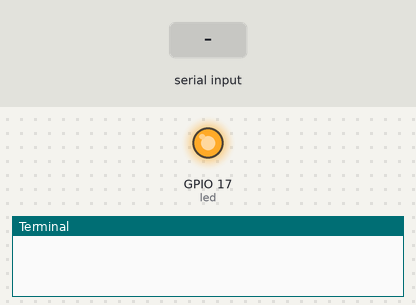
A program run on a simulated Raspberry Pi (BCM pin numbers). Shown: output pins drawn as LEDs (lit = HIGH), the last lines printed to the terminal. The test bench sets the inputs (shaded band).

Above: at 3.2 s.
3.3 s: "{\n" received over the second serial link
At 6.2 s:
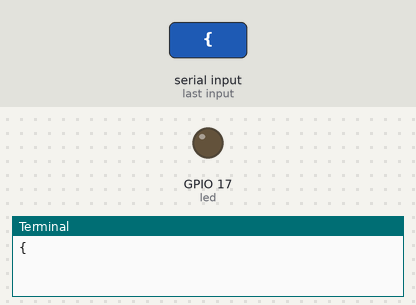
6.3 s: "}\n" received over the second serial link
Timing chart, 0 to 14.8 s (numbered marks = the images above; inputs shaded):
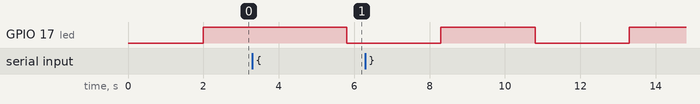

Measured:
- after the input at 3.3 s, GPIO 17 (led): HIGH → LOW after 2.5 s

The program:

server.py
```python
import serial
import time
import requests
import json
from gpiozero import LED

SERIAL_PORT = 9600

API_endpoint = "http://3.1.194.44:3000/api/sensor"

led = LED(17)
ser = serial.Serial('/dev/ttyACM0', SERIAL_PORT)
time.sleep(2)

while True:
    led.on()
    data = ser.readline().decode()
    print(data)
    if "{" in data and "}" in data and "}{" not in data:
        print("ok")
        header = {'content-type': 'application/json'}
        response = requests.post(API_endpoint, data=data, headers=header)
        print(response.text)
        print("Data updated!")
    time.sleep(2.5)
    led.off()
    time.sleep(2.5)
```
